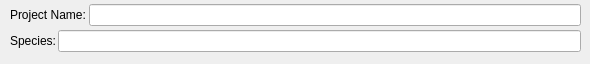
           <widget class="QWidget" name="page_12">
            <widget class="QWidget" name="">
             <property name="geometry">
              <rect>
               <x>10</x>
               <y>3</y>
               <width>571</width>
               <height>52</height>
              </rect>
             </property>
             <layout class="QVBoxLayout" name="verticalLayout_6">
              <property name="spacing">
               <number>3</number>
              </property>
              <item>
               <layout class="QHBoxLayout" name="horizontalLayout_14">
                <item>
                 <widget class="QLabel" name="label_6">
                  <property name="text">
                   <string>Project Name:</string>
                  </property>
                 </widget>
                </item>
                <item>
                 <widget class="QLineEdit" name="lineEdit_4"/>
                </item>
               </layout>
              </item>
              <item>
               <layout class="QHBoxLayout" name="horizontalLayout_34">
                <item>
                 <widget class="QLabel" name="label_30">
                  <property name="sizePolicy">
                   <sizepolicy hsizetype="Maximum" vsizetype="Preferred">
                    <horstretch>0</horstretch>
                    <verstretch>0</verstretch>
                   </sizepolicy>
                  </property>
                  <property name="maximumSize">
                   <size>
                    <width>45</width>
                    <height>16777215</height>
                   </size>
                  </property>
                  <property name="text">
                   <string>Species:</string>
                  </property>
                 </widget>
                </item>
                <item>
                 <widget class="QLineEdit" name="lineEdit_13">
                  <property name="enabled">
                   <bool>true</bool>
                  </property>
                 </widget>
                </item>
               </layout>
              </item>
             </layout>
            </widget>
           </widget>
